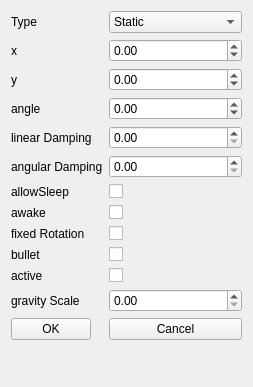
<?xml version="1.0" encoding="UTF-8"?>
<ui version="4.0">
 <class>FormRigidBody</class>
 <widget class="QWidget" name="FormRigidBody">
  <property name="geometry">
   <rect>
    <x>0</x>
    <y>0</y>
    <width>253</width>
    <height>387</height>
   </rect>
  </property>
  <property name="sizePolicy">
   <sizepolicy hsizetype="Minimum" vsizetype="Preferred">
    <horstretch>0</horstretch>
    <verstretch>0</verstretch>
   </sizepolicy>
  </property>
  <property name="windowTitle">
   <string>RigiedBody</string>
  </property>
  <layout class="QFormLayout" name="formLayout">
   <item row="0" column="0">
    <widget class="QLabel" name="label_11">
     <property name="text">
      <string>Type</string>
     </property>
    </widget>
   </item>
   <item row="0" column="1">
    <widget class="QComboBox" name="type">
     <item>
      <property name="text">
       <string>Static</string>
      </property>
     </item>
     <item>
      <property name="text">
       <string>Kinematic</string>
      </property>
     </item>
     <item>
      <property name="text">
       <string>Dynamic</string>
      </property>
     </item>
    </widget>
   </item>
   <item row="1" column="0">
    <widget class="QLabel" name="label">
     <property name="text">
      <string>x</string>
     </property>
    </widget>
   </item>
   <item row="1" column="1">
    <widget class="QDoubleSpinBox" name="x">
     <property name="minimum">
      <double>-1000.000000000000000</double>
     </property>
     <property name="maximum">
      <double>1000.000000000000000</double>
     </property>
     <property name="singleStep">
      <double>0.100000000000000</double>
     </property>
    </widget>
   </item>
   <item row="2" column="0">
    <widget class="QLabel" name="label_2">
     <property name="text">
      <string>y</string>
     </property>
    </widget>
   </item>
   <item row="2" column="1">
    <widget class="QDoubleSpinBox" name="y">
     <property name="minimum">
      <double>-1000.000000000000000</double>
     </property>
     <property name="maximum">
      <double>1000.000000000000000</double>
     </property>
     <property name="singleStep">
      <double>0.100000000000000</double>
     </property>
    </widget>
   </item>
   <item row="3" column="0">
    <widget class="QLabel" name="label_3">
     <property name="text">
      <string>angle</string>
     </property>
    </widget>
   </item>
   <item row="3" column="1">
    <widget class="QDoubleSpinBox" name="angle">
     <property name="minimum">
      <double>-360.000000000000000</double>
     </property>
     <property name="maximum">
      <double>360.000000000000000</double>
     </property>
     <property name="singleStep">
      <double>0.100000000000000</double>
     </property>
    </widget>
   </item>
   <item row="4" column="0">
    <widget class="QLabel" name="label_4">
     <property name="text">
      <string>linear Damping</string>
     </property>
    </widget>
   </item>
   <item row="4" column="1">
    <widget class="QDoubleSpinBox" name="linearDamping">
     <property name="singleStep">
      <double>0.100000000000000</double>
     </property>
    </widget>
   </item>
   <item row="5" column="0">
    <widget class="QLabel" name="lable">
     <property name="text">
      <string>angular Damping</string>
     </property>
    </widget>
   </item>
   <item row="5" column="1">
    <widget class="QDoubleSpinBox" name="angularDamping">
     <property name="singleStep">
      <double>0.100000000000000</double>
     </property>
    </widget>
   </item>
   <item row="6" column="0">
    <widget class="QLabel" name="allowSleepLabel">
     <property name="text">
      <string>allowSleep</string>
     </property>
    </widget>
   </item>
   <item row="6" column="1">
    <widget class="QCheckBox" name="allowSleep">
     <property name="text">
      <string/>
     </property>
    </widget>
   </item>
   <item row="7" column="0">
    <widget class="QLabel" name="label_7">
     <property name="text">
      <string>awake</string>
     </property>
    </widget>
   </item>
   <item row="7" column="1">
    <widget class="QCheckBox" name="awake">
     <property name="text">
      <string/>
     </property>
    </widget>
   </item>
   <item row="8" column="0">
    <widget class="QLabel" name="label_8">
     <property name="text">
      <string>fixed Rotation</string>
     </property>
    </widget>
   </item>
   <item row="8" column="1">
    <widget class="QCheckBox" name="fixedRotation">
     <property name="text">
      <string/>
     </property>
    </widget>
   </item>
   <item row="9" column="0">
    <widget class="QLabel" name="label_9">
     <property name="text">
      <string>bullet</string>
     </property>
    </widget>
   </item>
   <item row="9" column="1">
    <widget class="QCheckBox" name="bullet">
     <property name="text">
      <string/>
     </property>
    </widget>
   </item>
   <item row="10" column="0">
    <widget class="QLabel" name="label_10">
     <property name="text">
      <string>active</string>
     </property>
    </widget>
   </item>
   <item row="10" column="1">
    <widget class="QCheckBox" name="active">
     <property name="text">
      <string/>
     </property>
    </widget>
   </item>
   <item row="11" column="0">
    <widget class="QLabel" name="label_12">
     <property name="text">
      <string>gravity Scale</string>
     </property>
    </widget>
   </item>
   <item row="11" column="1">
    <widget class="QDoubleSpinBox" name="gravityScale">
     <property name="singleStep">
      <double>0.100000000000000</double>
     </property>
    </widget>
   </item>
   <item row="12" column="0">
    <widget class="QPushButton" name="pushButton_OK">
     <property name="text">
      <string>OK</string>
     </property>
    </widget>
   </item>
   <item row="12" column="1">
    <widget class="QPushButton" name="pushButton_Cancel">
     <property name="text">
      <string>Cancel</string>
     </property>
    </widget>
   </item>
  </layout>
 </widget>
 <resources/>
 <connections/>
 <slots>
  <slot>slot1()</slot>
 </slots>
</ui>
